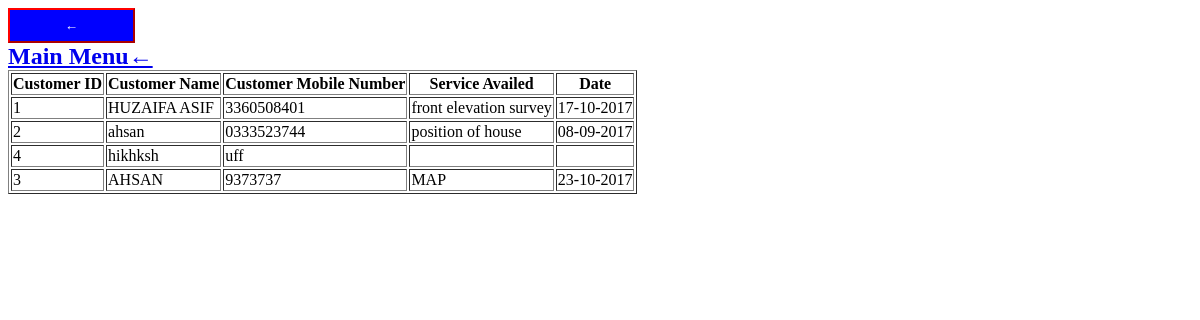
Page /pages2/view_eventcustomer.php on the committed database.
### tables this page shows
CREATE TABLE IF NOT EXISTS `customer` (
  `customer_Id` int(11) NOT NULL,
  `customer_name` varchar(20) NOT NULL,
  `customer_cell` varchar(15) NOT NULL,
  `service_availed` varchar(150) NOT NULL,
  `customer_date` varchar(15) NOT NULL,
  PRIMARY KEY (`customer_Id`)
);

### pages2/view_eventcustomer.php (the view, shortened to what this page needs)
   <head>
    </head>
    <?php
       $conn = mysqli_connect('localhost', 'huzaifa8580', 'huzaifa', 'rehman1');
        $sql = "SELECT customer_Id, customer_name, customer_cell, service_availed, customer_date FROM customer";
        $result = $conn->query($sql);
        if ($result->num_rows > 0) {
         echo "<table border='1'>
<tr>
<th>Customer ID</th>
<th>Customer Name</th>
<th>Customer Mobile Number</th>
<th>Service Availed</th>
<th>Date</th>
</tr>";
            while($row = $result->fetch_assoc()) {
             echo "<tr>";
                echo "<td>" . $row['customer_Id'] . "</td>";
  echo "<td>" . $row['customer_name'] . "</td>";
  echo "<td>" . $row['customer_cell'] . "</td>";
  echo "<td>" . $row['service_availed'] . "</td>";
  echo "<td>" . $row['customer_date'] . "</td>";
  echo "</tr>";              }
        } else {
            echo "0 results";
        }
    ?>
    <body style="background-image: url('3d4094302fcbe09bea847b8cf9c4c3bd.png'); background-attachment: fixed; height: 42px; width: 1058px;">
	 <a class="auto-style5" href="index_view.php"><strong><span class="auto-style6">
	 <input class="auto-style7" style="border-bottom-color: #FF0000; border-color: #FF0000; width: 127px; height: 35px; background-color: #0000FF;" type="button" value="&#8592;"></span></strong></a><br>
		<span class="auto-style1"><strong><a href="./index1.php">Main Menu&#8592;</a></strong></span>

### pages2/view_eventcustomer.php (style rules this page uses)
.auto-style1 { color: #FF0000; font-size: x-large; }
.auto-style5 { text-decoration: none; }
.auto-style6 { border-bottom-color: #0000FF; border-color: #0000FF; font-size: xx-large; border-left-color: #0000FF; border-right-color: #0000FF; border-top-color: #0000FF; }
.auto-style7 { color: #FFFFFF; font-weight: bold; background-color: #0000FF; }

### rows in the picture
customer: customer_Id "1", customer_name "HUZAIFA ASIF", customer_cell "3360508401", service_availed "front elevation survey", customer_date "17-10-2017"
customer: customer_Id "2", customer_name "ahsan", customer_cell "0333523744", service_availed "position of house", customer_date "08-09-2017"
customer: customer_Id "4", customer_name "hikhksh", customer_cell "uff"
customer: customer_Id "3", customer_name "AHSAN", customer_cell "9373737", service_availed "MAP", customer_date "23-10-2017"
